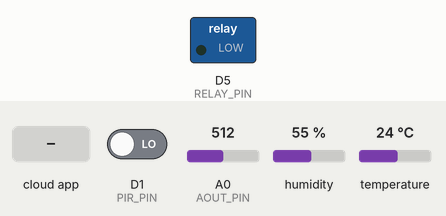
This sketch was run on a simulated ESP8266 (NodeMCU). On the bench: switched loads named in the sketch (green lamp = pin HIGH). Inputs (shaded band) come from the test bench; at power-on: A0 (AOUT_PIN) = 512, D1 (PIR_PIN) LOW, humidity 55 %, temperature 24 °C. WiFi joins after 1.5 s; servers stay silent unless stated; the Firebase database answers and starts empty; what the sketch prints to the serial monitor is not drawn.

Above: at 2.8 s.
2.9 s: A0 (AOUT_PIN) set to 540
At 4.0 s:
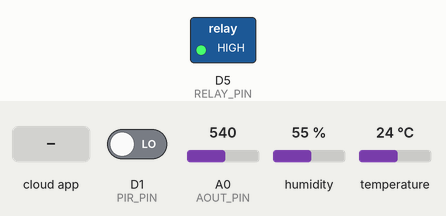
4.8 s: D1 (PIR_PIN) driven HIGH
6.5 s: the phone or cloud app sets manualPumpControl to 1
8.2 s: the phone or cloud app sets pumpStatus to 0
At 9.2 s:
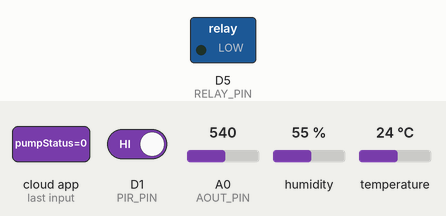
10.0 s: the phone or cloud app sets pumpStatus to 1
At 11.0 s:
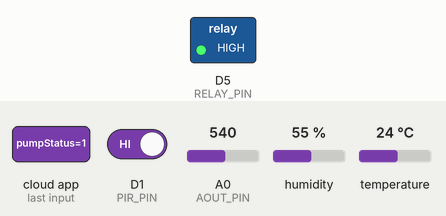
11.9 s: D1 (PIR_PIN) driven LOW
Timing chart, 0 to 14.6 s (numbered marks = the images above; inputs shaded):
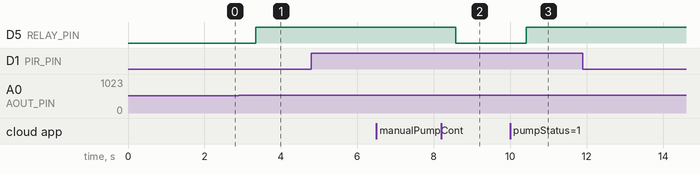

Measured:
- the behaviour switches between 523 and 524 on A0 (AOUT_PIN) (found by bisection; images 0 and 1)
- after the input at 2.9 s, D5 (RELAY_PIN): LOW → HIGH after 0.44 s
- after the input at 4.8 s, every drawn part: stays the same
- after the input at 6.5 s, every drawn part: stays the same
- after the input at 8.2 s, D5 (RELAY_PIN): HIGH → LOW after 0.37 s
- after the input at 10.0 s, D5 (RELAY_PIN): LOW → HIGH after 0.42 s
- after the input at 11.9 s, every drawn part: stays the same

The sketch:

SAOT.ino
```cpp
#include <ESP8266WiFi.h>
#include <Firebase_ESP_Client.h>
#include <DHT.h>

// WiFi credentials
#define WIFI_SSID "Abdul Redmi Note 13"
#define WIFI_PASSWORD "abdulllll"

// Firebase credentials
#define API_KEY "AIzaSyDfDcMpEVl4eeDUXv3JbBtBgEu5byna8Uo"
#define DATABASE_URL "https://rain-genie-default-rtdb.firebaseio.com/"
#define USER_EMAIL "abdullahioye10@gmail.com"
#define USER_PASSWORD "abdullahi"

// Sensor pins
#define AOUT_PIN A0
#define RELAY_PIN D5
#define DHTPIN D2
#define PIR_PIN D1
#define DHTTYPE DHT11
#define DEFAULT_THRESHOLD 500  // Default soil moisture threshold (reversed scale)

// Firebase objects
FirebaseData fbdo;
FirebaseAuth auth;
FirebaseConfig config;

// DHT sensor object
DHT dht(DHTPIN, DHTTYPE);

// Configuration settings structure
struct ConfigSettings {
  bool manualPumpControl;
  int soilMoistureThreshold;
};

ConfigSettings settings;

// Sensor variables
bool currentMotion = false;
bool previousMotion = false;
unsigned long lastMotionTime = 0;
unsigned long sendDataPrevMillis = 0;
unsigned long lastPumpStatusUpdate = 0;
bool lastPumpState = false;
unsigned long lastPumpUpdate = 0;

void sendToFirebase(const String &path, int value);
void sendToFirebase(const String &path, float value);
void sendToFirebase(const String &path, bool value);

void setup() {
  Serial.begin(9600);

  pinMode(RELAY_PIN, OUTPUT);
  pinMode(PIR_PIN, INPUT);
  digitalWrite(RELAY_PIN, LOW);
  dht.begin();

  WiFi.begin(WIFI_SSID, WIFI_PASSWORD);
  Serial.print("Connecting to Wi-Fi");
  while (WiFi.status() != WL_CONNECTED) {
    Serial.print(".");
    delay(500);
  }
  Serial.println("\nConnected to Wi-Fi");
  Serial.print("IP Address: ");
  Serial.println(WiFi.localIP());

  config.api_key = API_KEY;
  auth.user.email = USER_EMAIL;
  auth.user.password = USER_PASSWORD;
  config.database_url = DATABASE_URL;

  Firebase.begin(&config, &auth);
  Firebase.reconnectWiFi(true);

  // Default settings
  settings.manualPumpControl = false;
  settings.soilMoistureThreshold = DEFAULT_THRESHOLD;

  Serial.println("System Initialized - Firebase Monitoring:");
  Serial.println("1. Soil Moisture → Controls Pump");
  Serial.println("2. DHT11 → Environment Data");
  Serial.println("3. PIR → Motion Detection");
  delay(10);
}

void loop() {
  // Check for manual control setting
  if (Firebase.RTDB.getBool(&fbdo, "/settings/manualPumpControl")) {
    settings.manualPumpControl = fbdo.boolData();
  }

  // Read soil moisture and reverse the value (1024 = wet, 0 = dry)
  int moistureValue = 1023 - analogRead(AOUT_PIN);
  float humidity = dht.readHumidity();
  float temperature = dht.readTemperature();
  currentMotion = digitalRead(PIR_PIN);

  // Motion detection logic
  if (currentMotion != previousMotion) {
    if (currentMotion) {
      lastMotionTime = millis();
      Serial.println("Motion detected!");
      sendToFirebase("/sensorData/motion", true);
    } else {
      Serial.println("Motion ended");
      Serial.print("Duration: ");
      Serial.print((millis() - lastMotionTime)/1000);
      Serial.println(" seconds");
      sendToFirebase("/sensorData/motion", false);
    }
    previousMotion = currentMotion;
  }

  // Pump control logic
  bool pumpStatus = false;

  if (settings.manualPumpControl) {
    // Manual mode - check for pump status changes more frequently
    if (millis() - lastPumpStatusUpdate > 10) { // Check every 500ms
      if (Firebase.RTDB.getBool(&fbdo, "/sensorData/pumpStatus")) {
        if (fbdo.boolData() != lastPumpState) {
          pumpStatus = fbdo.boolData();
          lastPumpState = pumpStatus;
          Serial.println("Manual pump control: " + String(pumpStatus ? "ON" : "OFF"));
        }
      }
      lastPumpStatusUpdate = millis();
    }
    pumpStatus = lastPumpState; // Use the last known state
  } else {
    // Auto mode - control based on soil moisture (now reversed)
    bool needsWater = moistureValue < settings.soilMoistureThreshold;

    if (needsWater) {
      pumpStatus = true;
      Serial.println("Auto mode: Soil dry (" + String(moistureValue) +
                    " < " + String(settings.soilMoistureThreshold) +
                    "), turning pump ON");
    }
  }

  digitalWrite(RELAY_PIN, pumpStatus ? HIGH : LOW);
  if (Firebase.ready() && (millis() - lastPumpUpdate > 50)) { // Faster pump updates (50ms)
    lastPumpUpdate = millis();
    sendToFirebase("/sensorData/pumpStatus", pumpStatus);
  }

  // Send data to Firebase
  if (Firebase.ready() && (millis() - sendDataPrevMillis > 100 || sendDataPrevMillis == 0)) {
    sendDataPrevMillis = millis();

    sendToFirebase("/sensorData/soilMoisture", moistureValue);
    sendToFirebase("/sensorData/temperature", temperature);
    sendToFirebase("/sensorData/humidity", humidity);
//    sendToFirebase("/sensorData/pumpStatus", pumpStatus);
  }

  delay(10);
}

void sendToFirebase(const String &path, int value) {
  if (Firebase.RTDB.setInt(&fbdo, path, value)) {
    Serial.println("Sent to " + path + ": " + String(value));
  } else {
    Serial.println("Failed to send to " + path);
    Serial.println("Reason: " + fbdo.errorReason());
  }
}

void sendToFirebase(const String &path, float value) {
  if (Firebase.RTDB.setFloat(&fbdo, path, value)) {
    Serial.println("Sent to " + path + ": " + String(value));
  } else {
    Serial.println("Failed to send to " + path);
    Serial.println("Reason: " + fbdo.errorReason());
  }
}

void sendToFirebase(const String &path, bool value) {
  if (Firebase.RTDB.setBool(&fbdo, path, value)) {
    Serial.println("Sent to " + path + ": " + String(value));
  } else {
    Serial.println("Failed to send to " + path);
    Serial.println("Reason: " + fbdo.errorReason());
  }
}
```
